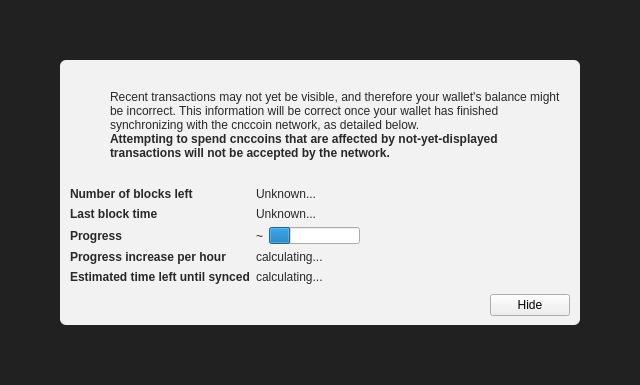
<?xml version="1.0" encoding="UTF-8"?>
<ui version="4.0">
 <class>ModalOverlay</class>
 <widget class="ModalOverlay" name="ModalOverlay">
  <property name="geometry">
   <rect>
    <x>0</x>
    <y>0</y>
    <width>640</width>
    <height>385</height>
   </rect>
  </property>
  <property name="windowTitle">
   <string>Form</string>
  </property>
  <layout class="QVBoxLayout" name="verticalLayout" stretch="0">
   <property name="sizeConstraint">
    <enum>QLayout::SetDefaultConstraint</enum>
   </property>
   <property name="leftMargin">
    <number>0</number>
   </property>
   <property name="topMargin">
    <number>0</number>
   </property>
   <property name="rightMargin">
    <number>0</number>
   </property>
   <property name="bottomMargin">
    <number>0</number>
   </property>
   <item>
    <widget class="QWidget" name="bgWidget" native="true">
     <property name="styleSheet">
      <string notr="true">#bgWidget { background: rgba(0,0,0,220); }</string>
     </property>
     <layout class="QVBoxLayout" name="verticalLayoutMain" stretch="1">
      <property name="leftMargin">
       <number>60</number>
      </property>
      <property name="topMargin">
       <number>60</number>
      </property>
      <property name="rightMargin">
       <number>60</number>
      </property>
      <property name="bottomMargin">
       <number>60</number>
      </property>
      <item>
       <widget class="QWidget" name="contentWidget" native="true">
        <property name="styleSheet">
         <string notr="true">#contentWidget { background: rgba(255,255,255,240); border-radius: 6px; }

QLabel { color: rgb(40,40,40);  }</string>
        </property>
        <layout class="QVBoxLayout" name="verticalLayoutSub" stretch="1,0,0,0">
         <property name="spacing">
          <number>0</number>
         </property>
         <property name="leftMargin">
          <number>10</number>
         </property>
         <property name="topMargin">
          <number>10</number>
         </property>
         <property name="rightMargin">
          <number>10</number>
         </property>
         <property name="bottomMargin">
          <number>10</number>
         </property>
         <item>
          <layout class="QHBoxLayout" name="horizontalLayoutIconText" stretch="0,1">
           <property name="topMargin">
            <number>20</number>
           </property>
           <item>
            <layout class="QVBoxLayout" name="verticalLayoutIcon">
             <property name="leftMargin">
              <number>0</number>
             </property>
             <item>
              <widget class="QPushButton" name="warningIcon">
               <property name="enabled">
                <bool>false</bool>
               </property>
               <property name="text">
                <string/>
               </property>
               <property name="icon">
                <iconset>
                 <normaloff>:/icons/warning</normaloff>
                 <disabledoff>:/icons/warning</disabledoff>:/icons/warning</iconset>
               </property>
               <property name="iconSize">
                <size>
                 <width>48</width>
                 <height>48</height>
                </size>
               </property>
               <property name="flat">
                <bool>true</bool>
               </property>
              </widget>
             </item>
             <item>
              <spacer name="verticalSpacerWarningIcon">
               <property name="orientation">
                <enum>Qt::Vertical</enum>
               </property>
               <property name="sizeHint" stdset="0">
                <size>
                 <width>20</width>
                 <height>40</height>
                </size>
               </property>
              </spacer>
             </item>
            </layout>
           </item>
           <item>
            <layout class="QVBoxLayout" name="verticalLayoutInfoText">
             <property name="leftMargin">
              <number>0</number>
             </property>
             <property name="topMargin">
              <number>0</number>
             </property>
             <item>
              <widget class="QLabel" name="infoText">
               <property name="text">
                <string>Recent transactions may not yet be visible, and therefore your wallet's balance might be incorrect. This information will be correct once your wallet has finished synchronizing with the cnccoin network, as detailed below.</string>
               </property>
               <property name="textFormat">
                <enum>Qt::RichText</enum>
               </property>
               <property name="wordWrap">
                <bool>true</bool>
               </property>
              </widget>
             </item>
             <item>
              <widget class="QLabel" name="infoTextStrong">
               <property name="font">
                <font>
                 <weight>75</weight>
                 <bold>true</bold>
                </font>
               </property>
               <property name="text">
                <string>Attempting to spend cnccoins that are affected by not-yet-displayed transactions will not be accepted by the network.</string>
               </property>
               <property name="textFormat">
                <enum>Qt::RichText</enum>
               </property>
               <property name="wordWrap">
                <bool>true</bool>
               </property>
              </widget>
             </item>
             <item>
              <spacer name="verticalSpacerInTextSpace">
               <property name="orientation">
                <enum>Qt::Vertical</enum>
               </property>
               <property name="sizeHint" stdset="0">
                <size>
                 <width>20</width>
                 <height>40</height>
                </size>
               </property>
              </spacer>
             </item>
            </layout>
           </item>
          </layout>
         </item>
         <item>
          <spacer name="verticalSpacerAfterText">
           <property name="orientation">
            <enum>Qt::Vertical</enum>
           </property>
           <property name="sizeHint" stdset="0">
            <size>
             <width>20</width>
             <height>40</height>
            </size>
           </property>
          </spacer>
         </item>
         <item>
          <layout class="QFormLayout" name="formLayout">
           <property name="fieldGrowthPolicy">
            <enum>QFormLayout::FieldsStayAtSizeHint</enum>
           </property>
           <property name="horizontalSpacing">
            <number>6</number>
           </property>
           <property name="verticalSpacing">
            <number>6</number>
           </property>
           <property name="topMargin">
            <number>10</number>
           </property>
           <item row="0" column="0">
            <widget class="QLabel" name="labelNumberOfBlocksLeft">
             <property name="font">
              <font>
               <weight>75</weight>
               <bold>true</bold>
              </font>
             </property>
             <property name="text">
              <string>Number of blocks left</string>
             </property>
            </widget>
           </item>
           <item row="0" column="1">
            <widget class="QLabel" name="numberOfBlocksLeft">
             <property name="text">
              <string>Unknown...</string>
             </property>
            </widget>
           </item>
           <item row="1" column="0">
            <widget class="QLabel" name="labelLastBlockTime">
             <property name="font">
              <font>
               <weight>75</weight>
               <bold>true</bold>
              </font>
             </property>
             <property name="text">
              <string>Last block time</string>
             </property>
            </widget>
           </item>
           <item row="1" column="1">
            <widget class="QLabel" name="newestBlockDate">
             <property name="sizePolicy">
              <sizepolicy hsizetype="Maximum" vsizetype="Preferred">
               <horstretch>0</horstretch>
               <verstretch>0</verstretch>
              </sizepolicy>
             </property>
             <property name="text">
              <string>Unknown...</string>
             </property>
            </widget>
           </item>
           <item row="2" column="0">
            <widget class="QLabel" name="labelSyncDone">
             <property name="font">
              <font>
               <weight>75</weight>
               <bold>true</bold>
              </font>
             </property>
             <property name="text">
              <string>Progress</string>
             </property>
            </widget>
           </item>
           <item row="2" column="1">
            <layout class="QHBoxLayout" name="horizontalLayoutSync" stretch="0,1">
             <item>
              <widget class="QLabel" name="percentageProgress">
               <property name="text">
                <string notr="true">~</string>
               </property>
              </widget>
             </item>
             <item>
              <widget class="QProgressBar" name="progressBar">
               <property name="value">
                <number>24</number>
               </property>
               <property name="format">
                <string/>
               </property>
              </widget>
             </item>
            </layout>
           </item>
           <item row="4" column="0">
            <widget class="QLabel" name="labelProgressIncrease">
             <property name="font">
              <font>
               <weight>75</weight>
               <bold>true</bold>
              </font>
             </property>
             <property name="text">
              <string>Progress increase per hour</string>
             </property>
            </widget>
           </item>
           <item row="4" column="1">
            <widget class="QLabel" name="progressIncreasePerH">
             <property name="text">
              <string>calculating...</string>
             </property>
            </widget>
           </item>
           <item row="5" column="0">
            <widget class="QLabel" name="labelEstimatedTimeLeft">
             <property name="font">
              <font>
               <weight>75</weight>
               <bold>true</bold>
              </font>
             </property>
             <property name="text">
              <string>Estimated time left until synced</string>
             </property>
            </widget>
           </item>
           <item row="5" column="1">
            <widget class="QLabel" name="expectedTimeLeft">
             <property name="text">
              <string>calculating...</string>
             </property>
            </widget>
           </item>
          </layout>
         </item>
         <item>
          <layout class="QHBoxLayout" name="horizontalLayoutButtons">
           <property name="leftMargin">
            <number>10</number>
           </property>
           <property name="topMargin">
            <number>10</number>
           </property>
           <item>
            <spacer name="horizontalSpacer">
             <property name="orientation">
              <enum>Qt::Horizontal</enum>
             </property>
             <property name="sizeHint" stdset="0">
              <size>
               <width>40</width>
               <height>20</height>
              </size>
             </property>
            </spacer>
           </item>
           <item>
            <widget class="QPushButton" name="closeButton">
             <property name="text">
              <string>Hide</string>
             </property>
            </widget>
           </item>
          </layout>
         </item>
        </layout>
       </widget>
      </item>
     </layout>
    </widget>
   </item>
  </layout>
 </widget>
 <customwidgets>
  <customwidget>
   <class>ModalOverlay</class>
   <extends>QWidget</extends>
   <header>modaloverlay.h</header>
   <container>1</container>
  </customwidget>
 </customwidgets>
 <resources/>
 <connections/>
</ui>
